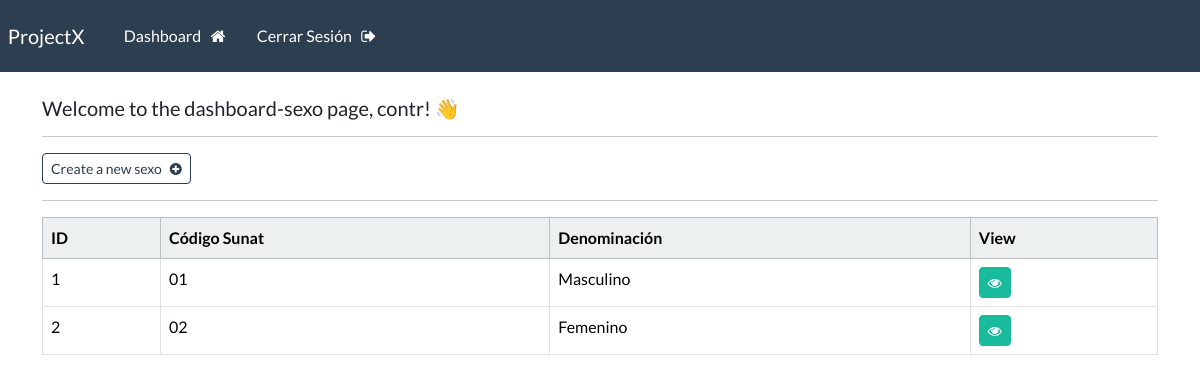
/dashboard-sexo (signed in), run on the app's committed database.
### webapp/models.py (models this page shows, shortened)
class Sexo(models.Model):
    codigo_sunat = models.CharField(max_length=2)
    denominacion = models.CharField(max_length=100)

### webapp/views.py (the view)
# urls.py: path('dashboard-sexo', views.dashboard_sexo, name="dashboard-sexo"),
@login_required(login_url='my-login')
def dashboard_sexo(request):
    sexos = Sexo.objects.all()
    context = {'sexos': sexos}
    return render(request, 'webapp/dashboard-sexo.html', context=context)

### webapp/templates/webapp/dashboard-sexo.html
{% extends 'webapp/base.html' %}
{% block content %}
    <h5> Welcome to the dashboard-sexo page, {{user}}! 👋</h5>
    <hr>
    <a class="btn btn-outline-primary btn-sm" href="{% url 'create-sexo' %}">
        Create a new sexo &nbsp; <i class="fa fa-plus-circle" aria-hidden="true"></i>
    </a>
    <hr>
        <table class="table table table-hover table-bordered">
            <thead class="table-light">
                <tr>
                    <th scope="col"> ID </th>
                    <th scope="col"> Código Sunat </th>
                    <th scope="col"> Denominación </th>
                    <th scope="col"> View </th>
                </tr>
            </thead>
            <tbody>
            {% if sexos %}
                {% for sexo in sexos %}
            <tr>
                <td> {{sexo.id}} </td>
                <td> {{sexo.codigo_sunat}} </td>
                <td> {{sexo.denominacion}} </td>
                <td> <a class="btn btn-success btn-sm" href="{% url 'sexo' sexo.id %}"> <i class="fa fa-eye" aria-hidden="true"></i> </a></td>
            </tr>
            {% endfor %}
        {% endif %}
        </tbody>
    </table>
{% endblock %}

### data on the page
Sexo: id "1", codigo_sunat "01", denominacion "Masculino"
Sexo: id "2", codigo_sunat "02", denominacion "Femenino"

### other printed values
{{ user }} "contr"
